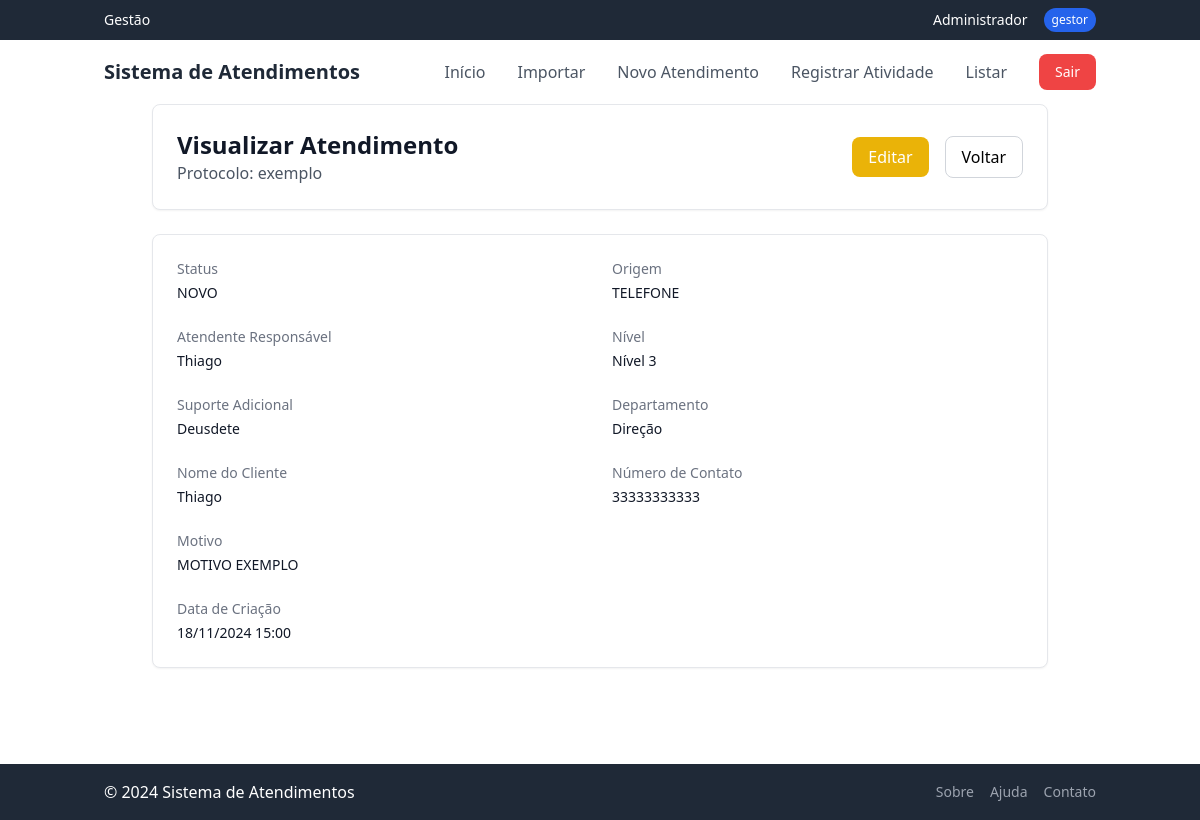
The app's page /atendimentos/visualizar/2 (signed in) with its own data.
### app/models/usuario.py (models this page shows, shortened)
class Usuario(UserMixin, db.Model):
    id = db.Column(db.Integer, primary_key=True)
    username = db.Column(db.String(64), unique=True, nullable=False)
    password_hash = db.Column(db.String(128), nullable=False)
    nome = db.Column(db.String(64), nullable=False)
    tipo = db.Column(db.String(20), nullable=False)
    ativo = db.Column(db.Boolean, default=True)

### app/models/atendimento.py (models this page shows, shortened)
class Atendimento(db.Model):
    id = db.Column(db.Integer, primary_key=True)
    origem = db.Column(db.String(50), nullable=False)
    protocolo = db.Column(db.String(50), unique=True, nullable=False)
    status = db.Column(db.String(20), nullable=False)
    atendente_id = db.Column(db.Integer, db.ForeignKey('usuario.id'), nullable=False)
    atendente_responsavel = db.Column(db.String(50), nullable=False)  # Nome do atendente
    suporte_adicional = db.Column(db.String(50))  # Para nível 3
    departamento = db.Column(db.String(50))
    motivo = db.Column(db.Text)
    nome_cliente = db.Column(db.String(100), nullable=False)
    numero = db.Column(db.String(50))
    data = db.Column(db.DateTime, nullable=False, default=datetime.utcnow)
    data_finalizacao = db.Column(db.DateTime)
    data_ultima_mensagem = db.Column(db.DateTime)
    possui_anexo = db.Column(db.Boolean, default=False)
    avaliacao = db.Column(db.Integer)
    nivel = db.Column(db.Integer, nullable=False)
    observacoes = db.Column(db.Text)

### app/routes/atendimentos.py (the view)
@bp.route('/visualizar/<int:id>')
@login_required
def visualizar(id):
    atendimento = Atendimento.query.get_or_404(id)
    return render_template('atendimentos/view.html', atendimento=atendimento)

### app/models/usuario.py (called while the page is built)
@login_manager.user_loader
def load_user(user_id):
    return Usuario.query.get(int(user_id))

### app/templates/atendimentos/view.html (shortened to what this page needs)
{% extends "base.html" %}
{% block content %}
<div class="max-w-4xl mx-auto">
    <div class="bg-white rounded-lg shadow-sm border border-gray-200 p-6 mb-6">
        <div class="flex items-center justify-between">
            <div>
                <h1 class="text-2xl font-bold text-gray-900">Visualizar Atendimento</h1>
                <p class="text-gray-600">Protocolo: {{ atendimento.protocolo }}</p>
            </div>
            <div class="flex items-center space-x-4">
                <a href="{{ url_for('atendimentos.editar', id=atendimento.id) }}"
                    class="px-4 py-2 bg-yellow-500 text-white rounded-lg hover:bg-yellow-600">
                    Editar
                </a>
                <a href="{{ url_for('atendimentos.listar') }}"
                    class="px-4 py-2 border border-gray-300 rounded-lg hover:bg-gray-50">
                    Voltar
                </a>
            </div>
        </div>
    </div>
    <div class="bg-white rounded-lg shadow-sm border border-gray-200 p-6">
        <div class="grid grid-cols-1 md:grid-cols-2 gap-6">
            <div>
                <h3 class="text-sm font-medium text-gray-500">Status</h3>
                <p class="mt-1 text-sm text-gray-900">{{ atendimento.status }}</p>
            </div>
            <div>
                <h3 class="text-sm font-medium text-gray-500">Origem</h3>
                <p class="mt-1 text-sm text-gray-900">{{ atendimento.origem }}</p>
            </div>
            <div>
                <h3 class="text-sm font-medium text-gray-500">Atendente Responsável</h3>
                <p class="mt-1 text-sm text-gray-900">{{ atendimento.atendente_responsavel }}</p>
            </div>
            <div>
                <h3 class="text-sm font-medium text-gray-500">Nível</h3>
                <p class="mt-1 text-sm text-gray-900">Nível {{ atendimento.nivel }}</p>
            </div>
            {% if atendimento.nivel == 3 and atendimento.suporte_adicional %}
            <div>
                <h3 class="text-sm font-medium text-gray-500">Suporte Adicional</h3>
                <p class="mt-1 text-sm text-gray-900">{{ atendimento.suporte_adicional }}</p>
            </div>
            {% endif %}
            <div>
                <h3 class="text-sm font-medium text-gray-500">Departamento</h3>
                <p class="mt-1 text-sm text-gray-900">{{ atendimento.departamento }}</p>
            </div>
            <div>
                <h3 class="text-sm font-medium text-gray-500">Nome do Cliente</h3>
                <p class="mt-1 text-sm text-gray-900">{{ atendimento.nome_cliente }}</p>
            </div>
            <div>
                <h3 class="text-sm font-medium text-gray-500">Número de Contato</h3>
                <p class="mt-1 text-sm text-gray-900">{{ atendimento.numero or 'Não informado' }}</p>
            </div>
            <div class="col-span-2">
                <h3 class="text-sm font-medium text-gray-500">Motivo</h3>
                <p class="mt-1 text-sm text-gray-900">{{ atendimento.motivo }}</p>
            </div>
            <div>
                <h3 class="text-sm font-medium text-gray-500">Data de Criação</h3>
                <p class="mt-1 text-sm text-gray-900">{{ atendimento.data.strftime('%d/%m/%Y %H:%M') }}</p>
            </div>
        </div>
    </div>
</div>
{% endblock %}

### app/templates/base.html (shortened to what this page needs)
<!DOCTYPE html>
<html>
<head>
    <script src="https://cdn.tailwindcss.com"></script>
</head>
<body class="flex flex-col min-h-screen">
    <header class="bg-gray-800 text-white">
        <div class="container mx-auto px-4 py-2">
            <div class="flex justify-between items-center">
                <div class="flex items-center space-x-2">
                    <span class="text-sm font-medium">Gestão</span>
                </div>
                {% if current_user.is_authenticated %}
                <div class="flex items-center space-x-4">
                    <span class="text-sm">{{ current_user.nome }}</span>
                    <span class="text-xs px-2 py-1 bg-blue-600 rounded-full">{{ current_user.tipo }}</span>
                </div>
                {% endif %}
            </div>
        </div>
    </header>
    <nav class="container mx-auto px-4">
        <div class="flex justify-between items-center h-16">
            <a href="{{ url_for('index') }}"
                class="text-xl font-bold text-gray-800 hover:text-blue-600 transition-colors">
                Sistema de Atendimentos
            </a>
            {% if current_user.is_authenticated %}
            <div class="flex items-center space-x-8">
                <a href="{{ url_for('index') }}"
                    class="text-gray-600 hover:text-blue-600 font-medium transition-colors">Início</a>
                <a href="{{ url_for('atendimentos.importar') }}"
                    class="text-gray-600 hover:text-blue-600 font-medium transition-colors">Importar</a>
                <a href="{{ url_for('atendimentos.novo_atendimento') }}"
                    class="text-gray-600 hover:text-blue-600 font-medium transition-colors">Novo Atendimento</a>
                <a href="{{ url_for('atividades.nova_atividade') }}"
                    class="text-gray-600 hover:text-blue-600 font-medium transition-colors">Registrar Atividade</a>
                <a href="{{ url_for('atendimentos.listar') }}"
                    class="text-gray-600 hover:text-blue-600 font-medium transition-colors">Listar</a>
                <a href="{{ url_for('auth.logout') }}"
                    class="bg-red-500 hover:bg-red-600 text-white px-4 py-2 rounded-lg text-sm font-medium transition-colors">Sair</a>
            </div>
            {% endif %}
        </div>
    </nav>
    <main class="container mx-auto px-4 flex-grow pb-24">
        {% block content %}{% endblock %}
    </main>
    <footer class="bg-gray-800 text-white mt-auto">
        <div class="container mx-auto px-4 py-4">
            <div class="flex justify-between items-center">
                <span>© 2024 Sistema de Atendimentos</span>
                <div class="flex items-center space-x-4">
                    <a href="#" class="text-sm text-gray-400 hover:text-white transition-colors">Sobre</a>
                    <a href="#" class="text-sm text-gray-400 hover:text-white transition-colors">Ajuda</a>
                    <a href="https://join.skype.com/invite/lnMwNCeqPKpR"
                        class="text-sm text-gray-400 hover:text-white transition-colors">Contato</a>
                </div>
            </div>
        </div>
    </footer>
</body>
</html>

### records on screen
Usuario: nome "Administrador", tipo "gestor"
Atendimento: protocolo "exemplo", status "NOVO", origem "TELEFONE", atendente_responsavel "Thiago", nivel "3", suporte_adicional "Deusdete", departamento "Direção", nome_cliente "Thiago", numero "33333333333", motivo "MOTIVO EXEMPLO", data "18/11/2024 15:00"
